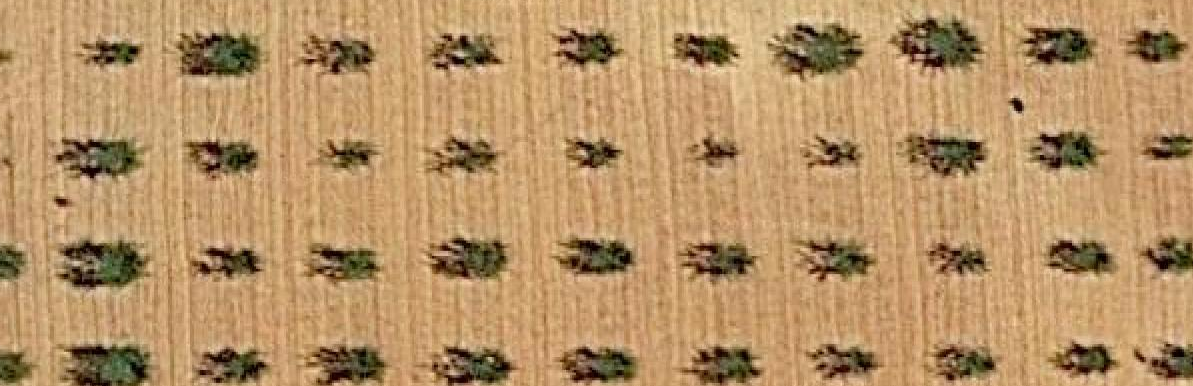
#> input picture simulator/img_20230615182831.png, 1193 x 386 px
$ python -i obtenerTexto.py   (imports and definitions only)
#> lines starting #> are read from the running program, lines starting #| are printed output that depends on the picture; after the words box and inside, x2 and y2 are one past the last pixel; in counts of white or black regions, pixels touching at a corner belong together
import numpy as np
import cv2
import os

def obtenerTextoConImagen(imagen):
#> called with imagen = 'img_20230615182831.png'
    aux = 0
    auxY=0
    if(os.path.exists("map.txt")):
        os.remove("map.txt")

    def escribirTexto(linea,letra):
        if(os.path.exists("map.txt")):
            with open('map.txt','r') as file:
                file.seek(0)
                content=file.read()
                file.close()
            with open('map.txt','w') as f:
                f.seek(0)
                if linea:
                    f.write(content+letra)
                else:
                    f.write(content+"\n"+letra)
        else:
            with open('map.txt','w') as file:
                file.write(letra)

    def calcular_centro(contour,esY):
        m = cv2.moments(contour)
        if m["m00"] != 0:
            if esY:
                ratio = m["m01"] / m["m00"]
            else:
                ratio = m["m10"] / m["m00"]
        else:
            ratio = 0.0
        return ratio

    # Load image
    img = cv2.imread(imagen)
#> img is the input picture: shape (386, 1193, 3); mean B, G, R 102.2, 146.1, 182.6

    # Define upper and lower bounds for vegetation detection
    upperbound = np.array([70, 255, 175])
    lowerbound = np.array([0, 0, 0])

    # Create mask for vegetation detection
    mask = cv2.inRange(img, lowerbound, upperbound)
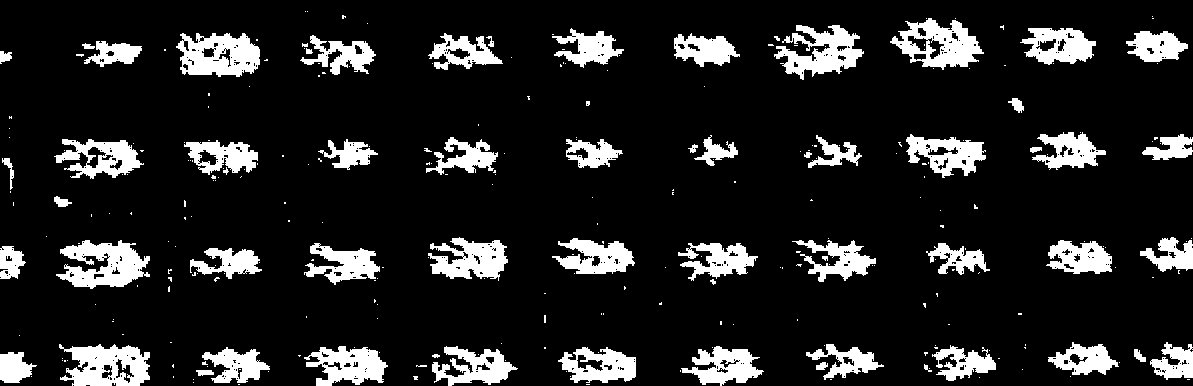
#> mask: shape (386, 1193); 13.7% white; 294 white regions (234 under 20 px), largest, box (x1, y1, x2, y2) and area: (56, 240, 150, 289) 2694, (176, 33, 260, 77) 2588, (59, 344, 150, 386) 2582

    # Apply mask to original image
    masked_img = cv2.bitwise_and(img, img, mask=mask)
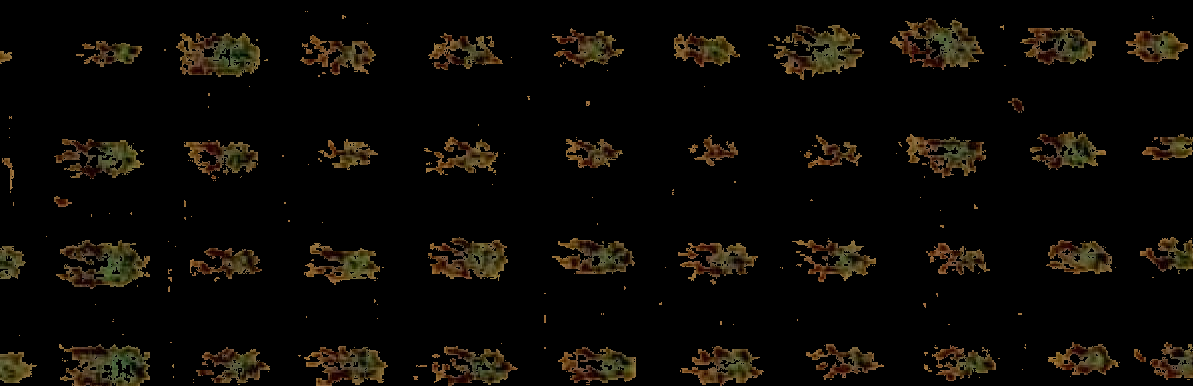
#> masked_img: shape (386, 1193, 3); mean B, G, R 4.6, 8.9, 11.7

    # Convert image to grayscale and apply blur
    gray_img = cv2.cvtColor(masked_img, cv2.COLOR_BGR2GRAY)
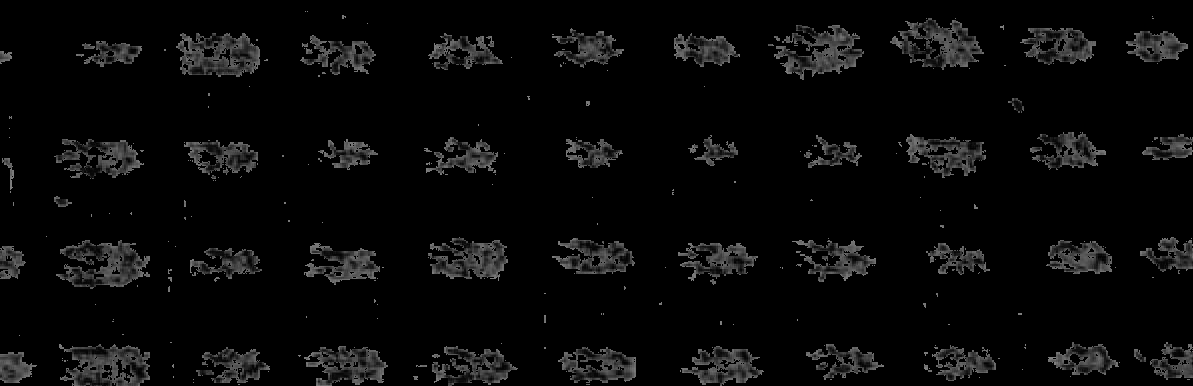
#> gray_img: shape (386, 1193); min 0, max 133, mean 9.2
    blur = cv2.GaussianBlur(gray_img, (19, 19), 0)
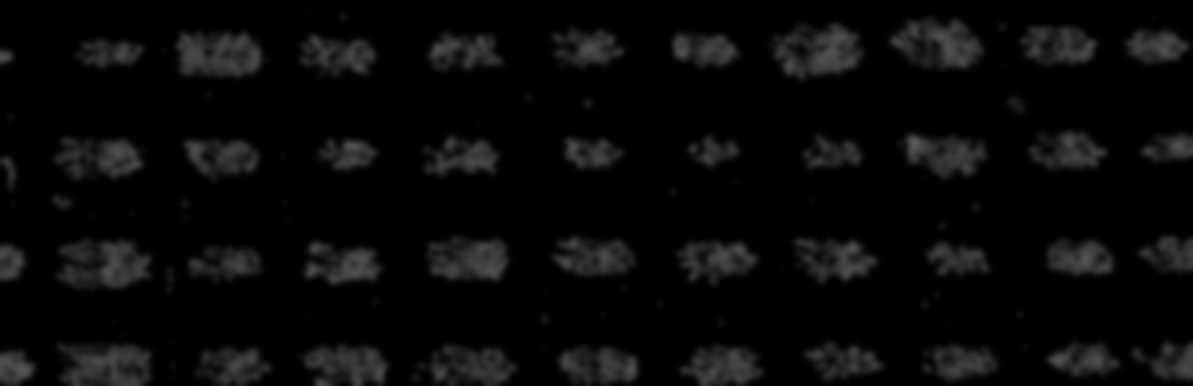
#> blur: shape (386, 1193); min 0, max 90, mean 9.2

    # Apply Otsu threshold
    _, thr = cv2.threshold(blur, 0, 255, cv2.THRESH_BINARY + cv2.THRESH_OTSU)
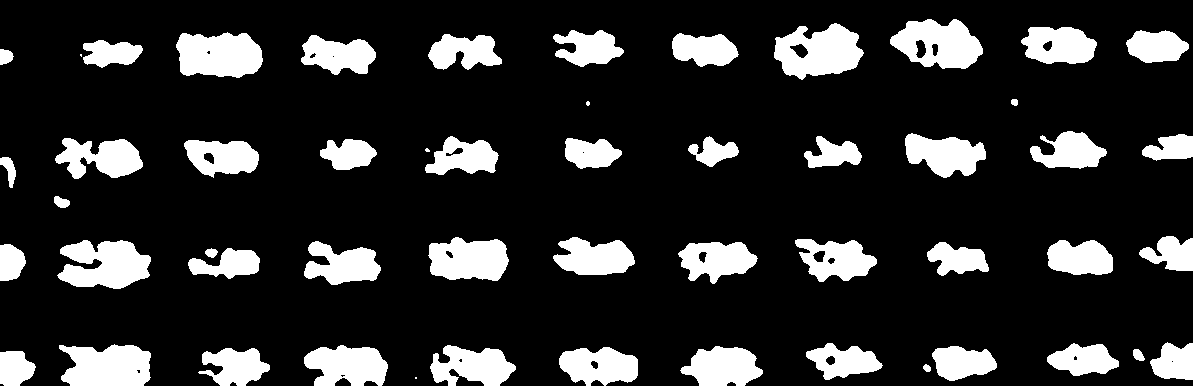
#> thr: shape (386, 1193); 17.6% white; 53 white regions (4 under 20 px)


    # Encontrar contornos de las regiones blancas en la imagen
    contours, hierarchy = cv2.findContours(thr, cv2.RETR_EXTERNAL, cv2.CHAIN_APPROX_SIMPLE)
#> contours = 53 contours, 4 with area under 20; largest, box (x1, y1, x2, y2) and area: (774, 23, 864, 80) 3376, (890, 19, 983, 69) 3182, (57, 240, 151, 289) 3118, (176, 32, 263, 78) 3114, (59, 344, 151, 386) 3042

    contours = sorted(contours, key=lambda contour: (calcular_centro(contour,True),calcular_centro(contour,False)))
    i=0
    while i < len(contours)-1:
            contour = contours[i]
            next_contour = contours[i+1]

            y=calcular_centro(contours[i],True)
            next_y=calcular_centro(contours[i+1],True)
            x=calcular_centro(contours[i],False)
            next_x=calcular_centro(contours[i+1],False)
            if next_y - y < 50:
                # Ordenar por X
                if x > next_x:
                    contours[i], contours[i+1] = next_contour, contour
                    i=0
                else:
                    i += 1
            else:
                i += 1
#> this loop made 5797 passes
#> (y, next_y, x, next_x, i) on passes 1 to 12: (43.7, 44.99, 938, 1058.6, 1), (44.99, 46.09, 1058.6, 1156.1, 2), (46.09, 47.67, 1156.1, 588.8, 0), (43.7, 44.99, 938, 1058.6, 1), (44.99, 47.67, 1058.6, 588.8, 0), (43.7, 47.67, 938, 588.8, 0), (47.67, 43.7, 588.8, 938, 1), (43.7, 44.99, 938, 1058.6, 2), (44.99, 46.09, 1058.6, 1156.1, 3), (46.09, 49.17, 1156.1, 704, 0), (47.67, 43.7, 588.8, 938, 1), (43.7, 44.99, 938, 1058.6, 2)
#> (y, next_y, x, next_x, i) on passes 61 to 66: (49.17, 51.53, 704, 818.1, 3), (51.53, 43.7, 818.1, 938, 4), (43.7, 52.89, 938, 111.1, 0), (51.41, 47.67, 463.5, 588.8, 1), (47.67, 49.17, 588.8, 704, 2), (49.17, 51.53, 704, 818.1, 3)

    print("Arboles ordenados correctamente")

    for contour in contours:
        # Calcular el área del contorno
        area = cv2.contourArea(contour)

        # Si el área es mayor que el umbral mínimo, dibujar un cuadrado que encierra el contorno
        if area > 500 and area < 5000:
            # Calcular los momentos del contorno
            M = cv2.moments(contour)
            # Calcular el centro del contorno
            cx = int(M['m10']/M['m00'])
            cy = int(M['m01']/M['m00'])

            # Imprimir el centro del contorno
            print("Centro: ({}, {})".format(cx, cy))

            x,y,w,h = cv2.boundingRect(contour)
            print("Objeto encontrado en ({}, {}), ancho = {}, alto = {} con el area de {}".format(x, y, w, h, area))
            aux += 1

            if (y-auxY>25):
                linea = False
            else:
                linea = True
            if area <= 700:
                letra = "B "
                cv2.rectangle(img, (x,y), (x+w,y+h), (0,0,0), 2) #Negro
            elif area <= 1200:
                letra = "C "
                cv2.rectangle(img, (x,y), (x+w,y+h), (255,0,0), 2) #Azul
            elif area <= 1700:
                letra = "D "
                cv2.rectangle(img, (x,y), (x+w,y+h), (0,0,255), 2) #Rojo
            elif area <= 2100:
                letra = "E "
                cv2.rectangle(img, (x,y), (x+w,y+h), (0,255,0), 2) #Verde
            elif area <= 2500:
                letra = "G "
                cv2.rectangle(img, (x,y), (x+w,y+h), (255,255,0), 2) #Azul Claro
            elif area <= 2900:
                letra = "H "
                cv2.rectangle(img, (x,y), (x+w,y+h), (255,255,255), 2) #Blanco
            elif area <= 3300:
                letra = "I "
                cv2.rectangle(img, (x,y), (x+w,y+h), (0,255,255), 2) #Amarillo
            else:
                letra = "J "
                cv2.rectangle(img, (x,y), (x+w,y+h), (255,0,255), 2) #Rosa
            escribirTexto(linea,letra)
            auxY = y
#> this loop made 53 passes
#> contour on passes 2, 44: [[80, 54], [80, 55], [81, 56], [81, 54]], [[415, 377], [415, 378], [416, 378], [416, 377]]
#> (printed output is left out)
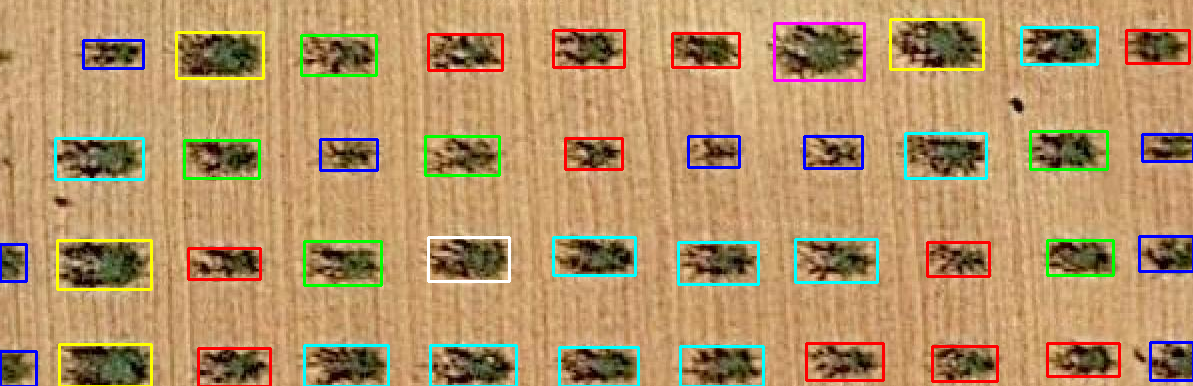
#> img: shape (386, 1193, 3); 5.65% of pixels changed, all inside (x1, y1, x2, y2) = (0, 18, 1193, 386)

    # Show images
    #cv2.imshow('satellite image', img)
    #cv2.imshow('vegetation detection', masked_img)
    #cv2.imshow('thresholded image', thr)
    colores = f'colores.png'
    filtro = f'filtro.png'
    otsu = f'otsu.png'
    if(cv2.imwrite(colores, img)):
        print("Se ha creado la imagen correctamente con el nombre de "+colores)
    if(cv2.imwrite(filtro, masked_img)):
        print("Se ha creado la imagen correctamente con el nombre de "+filtro)
    if(cv2.imwrite(otsu, thr)):
        print("Se ha creado la imagen correctamente con el nombre de "+otsu)
    print(aux)
#| 42
    cv2.waitKey(0)
    cv2.destroyAllWindows()
    return True

>>> result = obtenerTextoConImagen('img_20230615182831.png')
